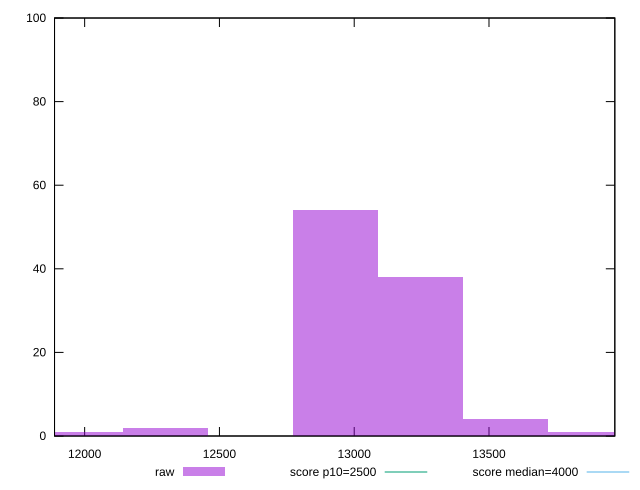

This chart was generated by the following gnuplot code:
reset

$raw <<EOF
13875.235988173326 1
13244.543443256356 38
13559.889715714842 4
12929.197170797872 54
12298.504625880903 2
11983.15835342242 1
EOF

set key outside below
set boxwidth 315.3462724584847
set xrange [11888.254499999995:13966.789000000002]
set yrange [0:100]
set trange [0:100]
set style fill transparent solid 0.5 noborder

set parametric
set terminal svg size 640, 490 enhanced background rgb 'white'
set output "report_00009_2021-02-08T22-37-41.559Z/largest-contentful-paint/samples/pages+cached/raw/histogram.svg"

plot $raw title "raw" with boxes, \
     2500,t title "score p10=2500", \
     4000,t title "score median=4000"

reset
